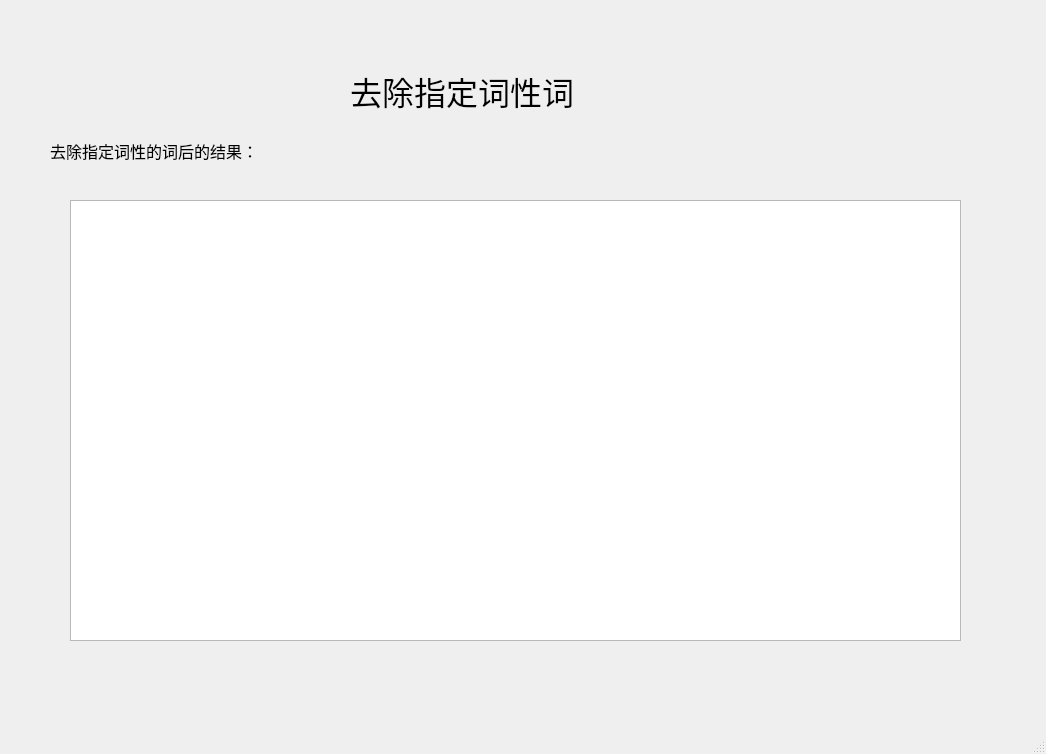
<?xml version="1.0" encoding="UTF-8"?>
<ui version="4.0">
 <class>MainWindow</class>
 <widget class="QMainWindow" name="MainWindow">
  <property name="geometry">
   <rect>
    <x>0</x>
    <y>0</y>
    <width>1046</width>
    <height>754</height>
   </rect>
  </property>
  <property name="windowTitle">
   <string>MainWindow</string>
  </property>
  <widget class="QWidget" name="centralwidget">
   <widget class="QLabel" name="label">
    <property name="geometry">
     <rect>
      <x>350</x>
      <y>50</y>
      <width>301</width>
      <height>81</height>
     </rect>
    </property>
    <property name="font">
     <font>
      <family>楷体</family>
      <pointsize>24</pointsize>
     </font>
    </property>
    <property name="text">
     <string>去除指定词性词</string>
    </property>
   </widget>
   <widget class="QLabel" name="label_3">
    <property name="geometry">
     <rect>
      <x>50</x>
      <y>140</y>
      <width>321</width>
      <height>21</height>
     </rect>
    </property>
    <property name="font">
     <font>
      <family>宋体</family>
      <pointsize>12</pointsize>
     </font>
    </property>
    <property name="text">
     <string>去除指定词性的词后的结果：</string>
    </property>
   </widget>
   <widget class="QTextBrowser" name="textBrowser">
    <property name="geometry">
     <rect>
      <x>70</x>
      <y>200</y>
      <width>891</width>
      <height>441</height>
     </rect>
    </property>
    <property name="font">
     <font>
      <family>宋体</family>
      <pointsize>12</pointsize>
     </font>
    </property>
   </widget>
  </widget>
  <widget class="QMenuBar" name="menubar">
   <property name="geometry">
    <rect>
     <x>0</x>
     <y>0</y>
     <width>1046</width>
     <height>26</height>
    </rect>
   </property>
  </widget>
  <widget class="QStatusBar" name="statusbar"/>
 </widget>
 <resources/>
 <connections/>
</ui>
